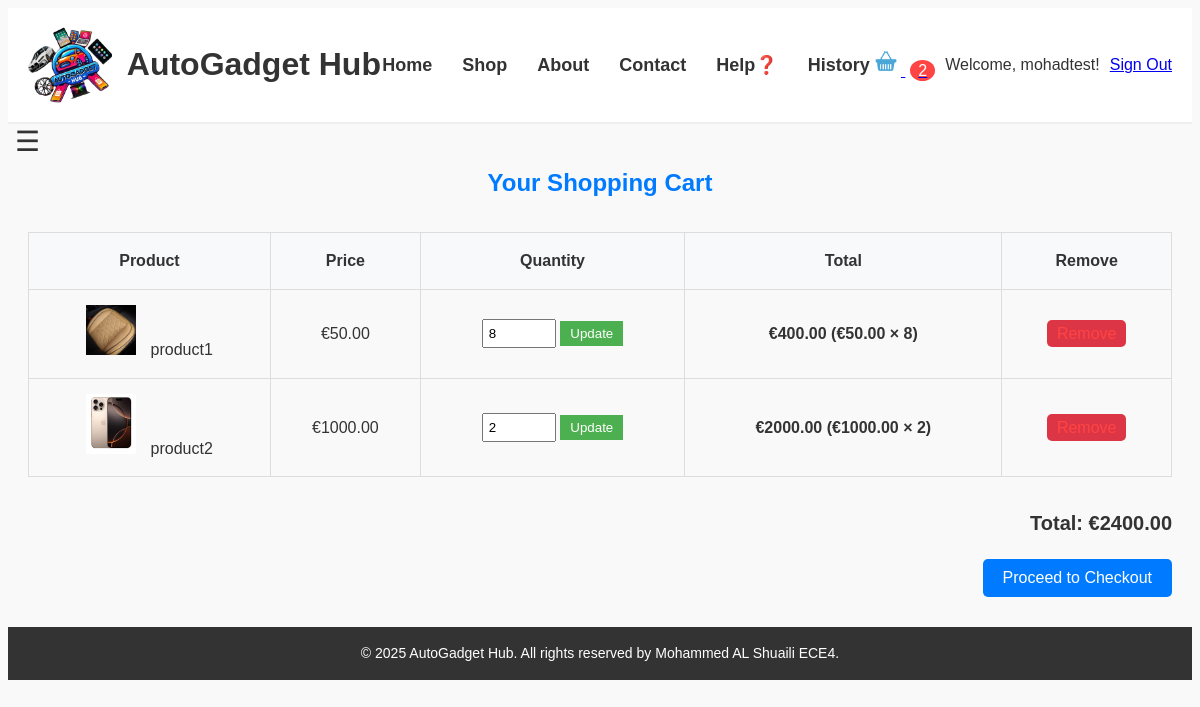
The page /cart/ (signed in) on the database as committed earlier.
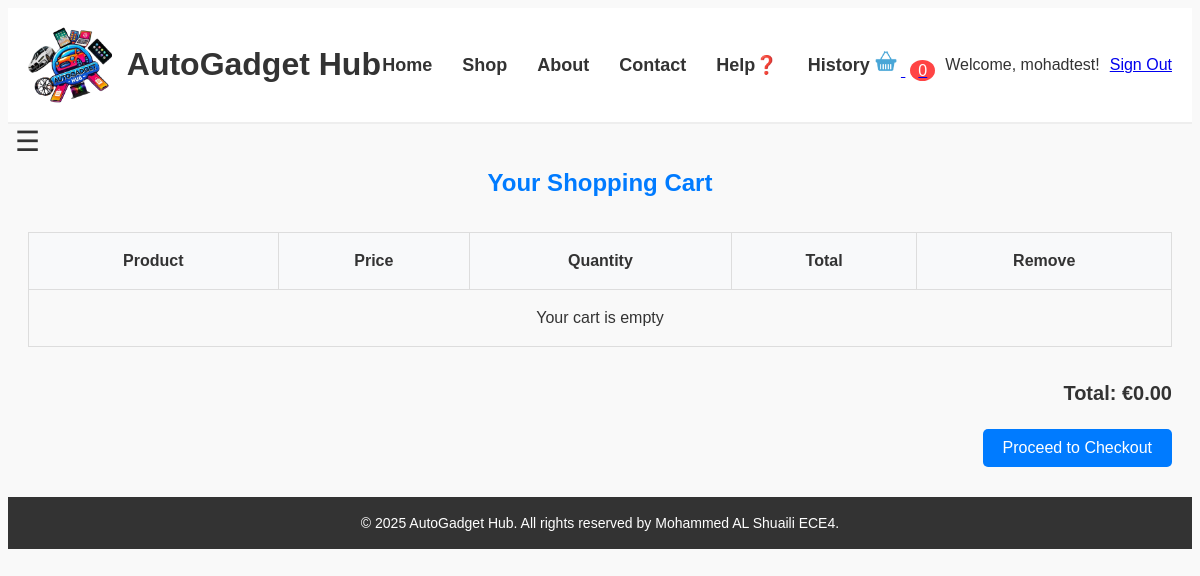
The same page on the database as committed later.
### myapp/models.py (models this page shows, shortened)
class CartItem(models.Model):
    user = models.ForeignKey(User, on_delete=models.CASCADE)  # Refers to the user who added the item
    product = models.ForeignKey(Product, on_delete=models.CASCADE)  # Product bein added
    quantity = models.PositiveIntegerField(default=1)  # How many peeces
    def get_total(self):
        return self.product.price * self.quantity  # Claculates the totel price

class Product(models.Model):
    category = models.ForeignKey(ProductCategory, on_delete=models.SET_NULL, null=True, blank=True)  # Link to categgory
    name = models.CharField(max_length=200)  # Product's name
    description = models.TextField()  # Descripshon of the product
    product_code = models.CharField(max_length=50, unique=True)  # Unique code for idenntificashon
    image = models.ImageField(upload_to='product_images/')  # Image uplod field
    price = models.DecimalField(max_digits=10, decimal_places=2)  # Cost of the item
    stock = models.PositiveIntegerField(default=0)  # Amont in stock
    created_at = models.DateTimeField(auto_now_add=True)  # Date and time it was created

### myapp/views.py (the view)
# urls.py: path('cart/', views.cart, name='cart'),
@login_required
def cart(request):
    cart_items = CartItem.objects.filter(user=request.user)
    cart_total = sum(item.product.price * item.quantity for item in cart_items)
    context = {
        'cart_items': cart_items,
        'cart_total': cart_total
    }
    return render(request, 'myapp/cart.html', context)

### myapp/templates/myapp/cart.html (shortened to what this page needs)
<!DOCTYPE html>
<html lang="en">
<head>
  {% load static %}
  <link rel="stylesheet" href="{% static 'myapp/css/header_mainBody.css' %}" />
  <link rel="stylesheet" href="{% static 'myapp/css/cart_style.css' %}" />
</head>
<body>
   <header>
    <div>
      <img src="{% static 'myapp/images/my_logo.png' %}" alt="AutoGadget Hub Logo" />
      <h1>AutoGadget Hub</h1>
    </div>
    <nav>
      <a href="{% url 'home' %}">Home</a>
      <a href="{% url 'shop' %}">Shop</a>
      <a href="{% url 'about' %}">About</a>
      <a href="{% url 'contact' %}">Contact</a>
      <a href="{% url 'help' %}">Help❓</a>
      <a href="{% url 'order_history' %}">History</a>
    </nav>
    <div>
      <a href="{% url 'cart' %}" class="cart-link">
        <img src="{% static 'myapp/images/shopping_cart.png' %}" alt="Cart">
        <span class="cart-count">
          {% if user.is_authenticated %}{{ user.cartitem_set.count }}{% else %}0{% endif %}
        </span>
      </a>
      {% if user.is_authenticated %}
      <span class="welcome-msg">Welcome, {{ user.username }}!</span>
      <a href="{% url 'signout' %}" id="signout">Sign Out</a>
      {% else %}
      <a href="{% url 'signin' %}" id="signin">Sign In</a>
      <a href="{% url 'signup' %}" id="signup">Sign Up</a>
      {% endif %}
    </div>
  </header>
  <main>
       <div class="menu-trigger">
        <div class="hamburger">☰</div>
      </div>
    <div class="cart-container">
      <h2>Your Shopping Cart</h2>
      <table class="cart-table">
        <thead>
          <tr>
            <th>Product</th>
            <th>Price</th>
            <th>Quantity</th>
            <th>Total</th>
            <th>Remove</th>
          </tr>
        </thead>
        <tbody>
          {% for item in cart_items %}
          <tr>
            <td>
              <img src="{{ item.product.image.url }}" alt="{{ item.product.name }}" class="cart-image">
              {{ item.product.name }}
            </td>
            <td>€{{ item.product.price }}</td>
            <td>
              <form method="post" action="{% url 'update_cart' item.product.id %}" class="update-form">
                <input type="number" name="quantity" value="{{ item.quantity }}" min="0" max="{{ item.product.stock }}"
                  class="quantity-input">
                <button type="submit" class="btn-update">Update</button>
              </form>
            </td>
            <td class="product-total">
              €{{ item.get_total|floatformat:2 }}
              (€{{ item.product.price|floatformat:2 }} × {{ item.quantity }})
            </td>
            <td>
              <a href="{% url 'remove_from_cart' item.id %}" class="remove-item"
                onclick="return confirm('Are you sure?')">Remove</a>
            </td>
          </tr>
          {% empty %}
          <tr>
            <td colspan="5">Your cart is empty</td>
          </tr>
          {% endfor %}
        </tbody>
      </table>
      <div class="cart-summary">
        <p><strong>Total: €{{ cart_total|floatformat:2 }}</strong></p>
        <a href="{% url 'checkout' %}">
          <button class="checkout-btn">Proceed to Checkout</button>
        </a>
      </div>
  </main>
  <footer>
    <p>
      &copy; 2025 AutoGadget Hub. All rights reserved by Mohammed AL Shuaili
      ECE4.
    </p>
  </footer>
</body>
</html>

Rows that differ between the two databases and show on the page:
removed CartItem: product.image (picture), product.name "product1", product.price "50.00", quantity "8", get_total "400.00"
removed CartItem: product.image (picture), product.name "product2", product.price "1000.00", quantity "2", get_total "2000.00"
Other text that changed with them:
{{ user.cartitem_set.count }}: "2" → "0"
{{ cart_total|floatformat:2 }}: "2400.00" → "0.00"
text now shown: "Your cart is empty"
